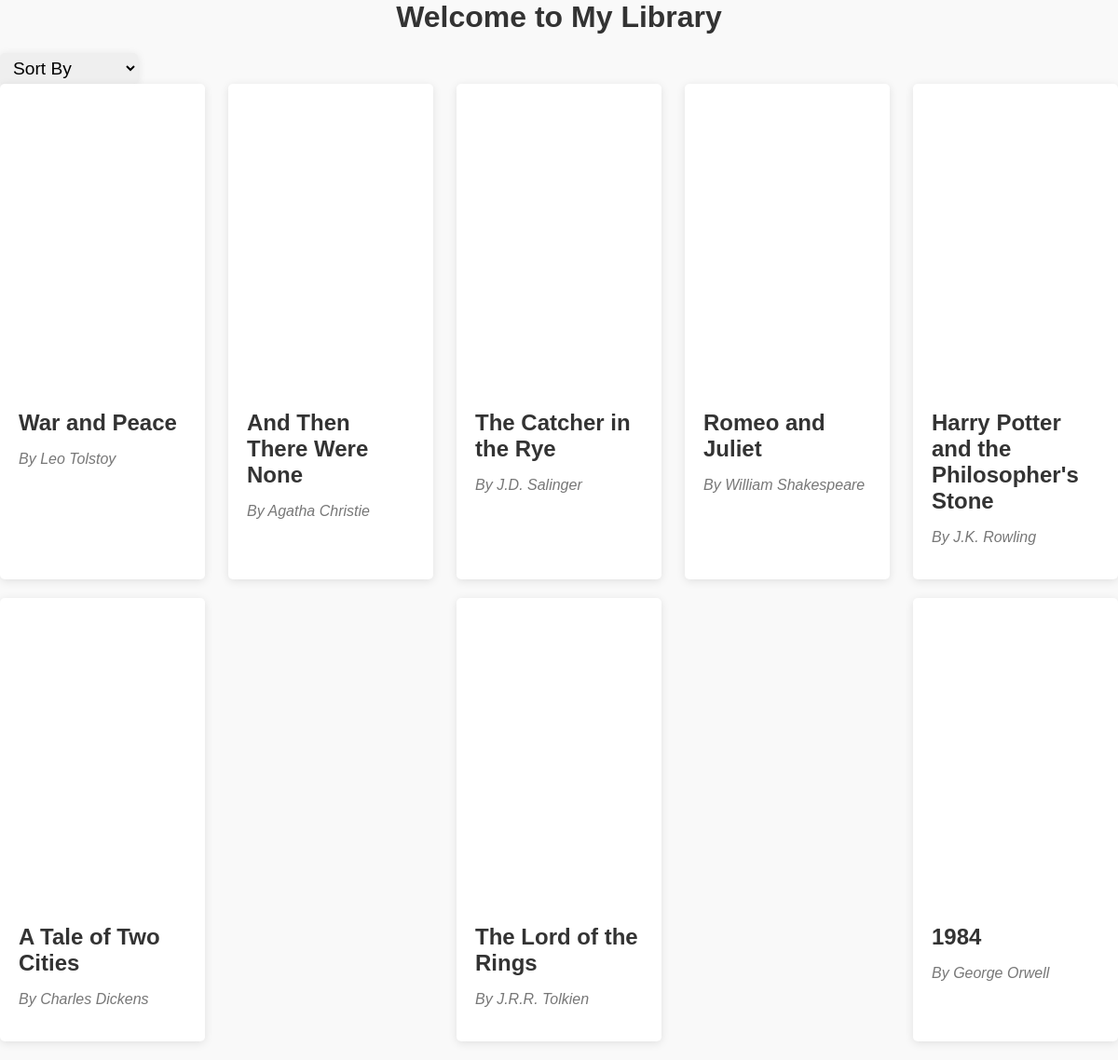
The page / on the database its author committed.
### my_app/data_models.py (models this page shows, shortened)
class Book(db.Model):
    __tablename__ = 'books'
    id = db.Column(db.Integer, primary_key=True)
    isbn = db.Column(db.String(20), nullable=False, unique=True)
    title = db.Column(db.String(200), nullable=False)
    publication_year = db.Column(db.Integer, nullable=False)
    cover = db.Column(db.String(200), nullable=True)
    author_id = db.Column(db.Integer, db.ForeignKey('authors.id'),
                          nullable=False)

class Author(db.Model):
    __tablename__ = 'authors'
    id = db.Column(db.Integer, primary_key=True)
    name = db.Column(db.String(100), nullable=False)
    birth_date = db.Column(db.Date, nullable=True)
    date_of_death = db.Column(db.Date, nullable=True)
    books = db.relationship('Book', backref='author', lazy=True)

### my_app/routes.py (the view)
@app.route('/')
def home():
    sorted_by = request.args.get('sorted_by')
    search_criteria = request.args.get('search')
    allowed_sorts = ["author", "title", "publication_year"]
    if sorted_by in allowed_sorts:
        all_books = db_manager.get_books_sorted_by(db.session, sorted_by)
    elif search_criteria:
        all_books = db_manager.get_books_by_search_term(db.session, search_criteria)
    else:
        all_books = db_manager.get_all_books_from_db(db.session)
    if search_criteria:
        message = f"Search results for: {search_criteria} " if all_books else f'No matches for: {search_criteria} '
        return render_template('home.html', books=all_books, message=message)
    return render_template('home.html', books=all_books)

### data_managers/db_manager.py (called while the page is built)
def get_all_books_from_db(session):
    return session.query(Book).join(Book.author).all()

### templates/home.html (shortened to what this page needs)
<html>
<head>
    <link rel="stylesheet" href="{{ url_for('static', filename='home.css') }}">
</head>
<body>
    <div class="container">
        <h1>Welcome to My Library</h1>
        <div class="sort-container">
            <select id="sort" name="sort">
                <option value="">Sort By</option>
            </select>
        </div>
        <div class="book-shelf">
            {% for book in books %}
                <div class="book-card">
                    <div class="book-cover" style="background-image: url({{ book.cover or url_for('static', filename='images/default.png') }});" alt="Book cover for {{ book.title }}"></div>
                    <div class="book-info">
                        <h2 class="book-title">{{ book.title }}</h2>
                        <p class="book-author">By {{ book.author.name }}</p>
                    </div>
                </div>
            {% endfor %}
        </div>
    </div>
</body>
</html>

### static/home.css (style rules this page uses)
body { font-family: Arial, sans-serif; background-color: #f9f9f9; margin: 0; padding: 0; }
.container { max-width: 1200px; margin: 0 auto; background-color: #f9f9f9; }
h1 { text-align: center; margin-bottom: 20px; color: #333; }
.sort-container select, .search-container .search-button, .search-container .search-input { padding: 5px 10px; font-size: 1.2em; border: none; border-radius: 5px; box-shadow: 0 2px 10px rgba(0, 0, 0, 0.1); }
.book-shelf { display: flex; flex-wrap: wrap; justify-content: space-between; }
.book-card { width: calc(20% - 20px); margin-bottom: 20px; background-color: #fff; border-radius: 5px; box-shadow: 0 2px 10px rgba(0, 0, 0, 0.1); overflow: hidden; display: flex; flex-direction: column; transition: 0.3s ease-in-out; }
.book-cover { width: 100%; height: 0; padding-top: 150%; background-position: center; background-repeat: no-repeat; background-size: cover; }
.book-info { padding: 20px; }
.book-title { margin: 0; color: #333; }
.book-author { color: #777; font-style: italic; }

### rows shown on the page
Book: title "War and Peace", author.name "Leo Tolstoy"
Book: title "And Then There Were None", author.name "Agatha Christie"
Book: title "The Catcher in the Rye", author.name "J.D. Salinger"
Book: title "Romeo and Juliet", author.name "William Shakespeare"
Book: title "Harry Potter and the Philosopher's Stone", author.name "J.K. Rowling"
Book: title "A Tale of Two Cities", author.name "Charles Dickens"
Book: title "The Lord of the Rings", author.name "J.R.R. Tolkien"
Book: title "1984", author.name "George Orwell"
